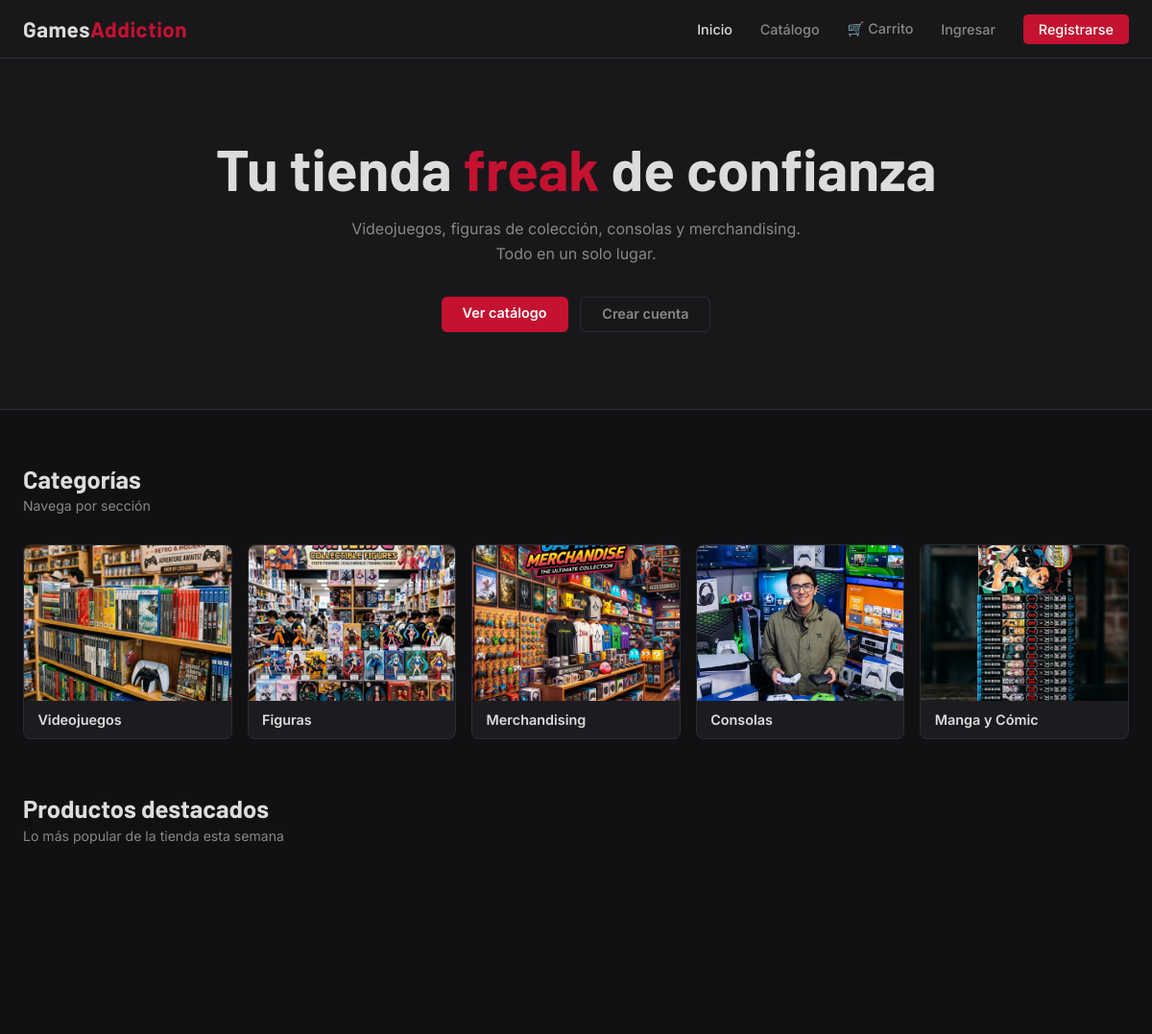
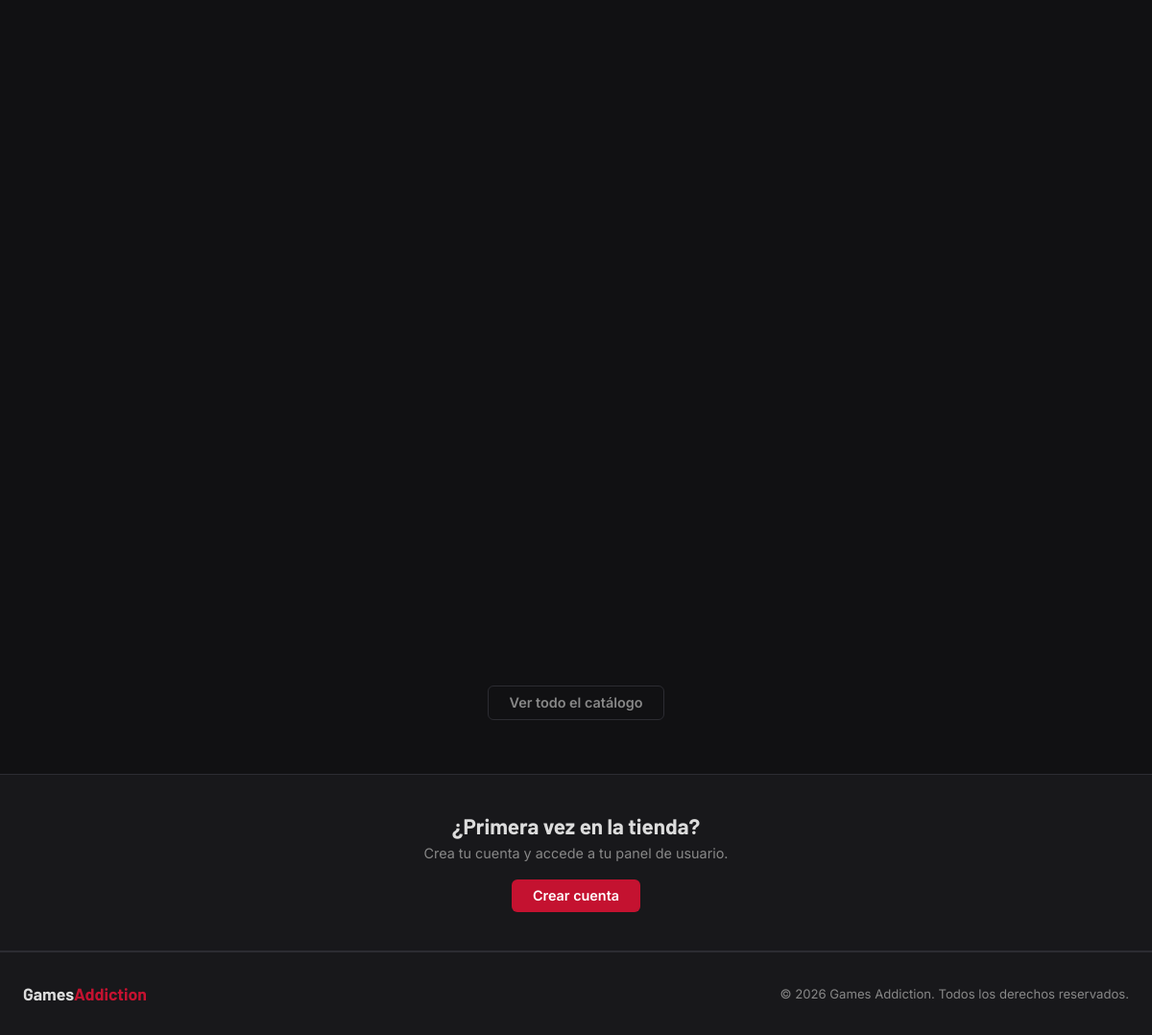
The page / on the database its author committed (2 pictures, top to bottom).
### tienda/models.py (models this page shows, shortened)
class Categoria(models.Model):
    nombre = models.CharField(max_length=100)
    descripcion = models.TextField(blank=True)
    imagen = models.ImageField(upload_to='categorias/', blank=True, null=True)
    class Meta:
        verbose_name = 'Categoría'
        verbose_name_plural = 'Categorías'
    @property
    def imagen_url(self):
        if self.imagen:
            try:
                return self.imagen.url
            except ValueError:
                return f'/static/img/{self.imagen.name}'
        return '/static/img/cat_videojuegos.png'

### tienda/views.py (the view)
# urls.py: path('', views.inicio, name='inicio'),
def inicio(request):
    destacados = Producto.objects.filter(destacado=True)[:6]
    categorias = Categoria.objects.all()
    return render(request, 'tienda/inicio.html', {
        'destacados': destacados,
        'categorias': categorias,
    })

### tienda/context_processors.py (called while the page is built)
def carrito(request):
    total_items = 0
    carrito_session = request.session.get('carrito', {})
    for qty in carrito_session.values():
        try:
            total_items += int(qty)
        except ValueError:
            pass
    return {'carrito_cantidad': total_items}

### tienda/models.py (called while the page is built)
    def disponible(self):
        return self.stock > 0

    @property
    def imagen_url(self):
        if self.imagen:
            try:
                return self.imagen.url
            except ValueError:
                return f'/static/img/{self.imagen.name}'
        return '/static/img/prod_zelda.png'

### tienda/templates/tienda/inicio.html (shortened to what this page needs)
{% extends 'tienda/base.html' %}
{% load static %}
{% block contenido %}
<section class="hero">
  <h1 class="hero-titulo">Tu tienda <span class="acento">freak</span> de confianza</h1>
  <p class="hero-sub">Videojuegos, figuras de colección, consolas y merchandising. Todo en un solo lugar.</p>
  <div class="hero-btns">
    <a href="{% url 'catalogo' %}" class="btn btn-primary">Ver catálogo</a>
    {% if not user.is_authenticated %}
      <a href="{% url 'registro' %}" class="btn btn-outline">Crear cuenta</a>
    {% endif %}
  </div>
</section>
{% if categorias %}
<section class="seccion">
  <h2 class="seccion-titulo">Categorías</h2>
  <p class="seccion-sub">Navega por sección</p>
  <div class="grid-categorias">
    {% for cat in categorias %}
    <a href="{% url 'catalogo' %}?categoria={{ cat.id }}" class="card-categoria-btn">
      <img src="{{ cat.imagen_url }}" alt="{{ cat.nombre }}" class="cat-img">
      <div class="cat-nombre">{{ cat.nombre }}</div>
    </a>
    {% endfor %}
  </div>
</section>
{% endif %}
<section class="seccion" style="padding-top:0;">
  <h2 class="seccion-titulo">Productos destacados</h2>
  <p class="seccion-sub">Lo más popular de la tienda esta semana</p>
  {% if destacados %}
  <div class="grid-productos">
    {% for producto in destacados %}
    <a href="{% url 'detalle_producto' producto.pk %}" style="text-decoration:none; color:inherit;">
    </a>
    {% endfor %}
  </div>
  <div style="text-align:center; margin-top:2rem;">
    <a href="{% url 'catalogo' %}" class="btn btn-outline">Ver todo el catálogo</a>
  </div>
  {% else %}
  <div class="vacio"><p>Próximamente habrá productos disponibles.</p></div>
  {% endif %}
</section>
<div class="divider-banner">
  <h2>¿Primera vez en la tienda?</h2>
  <p>Crea tu cuenta y accede a tu panel de usuario.</p>
  {% if not user.is_authenticated %}
    <a href="{% url 'registro' %}" class="btn btn-primary">Crear cuenta</a>
  {% else %}
    <a href="{% url 'perfil' %}" class="btn btn-primary">Ver mi perfil</a>
  {% endif %}
</div>
{% endblock %}

### static/css/style.css (style rules this page uses)
:root { --bg: #111113; --bg2: #18181b; --bg3: #212126; --acento: #c41230; --acento2: #a50e28; --texto: #dcdcdc; --texto2: #888; --borde: #2c2c32; --card: #1c1c20; --radius: 8px; --sombra: 0 2px 16px rgba(0,0,0,0.5); }
*, *::before, *::after { box-sizing: border-box; margin: 0; padding: 0; }
html { scroll-behavior: smooth; }
body { font-family: 'Inter', sans-serif; background: var(--bg); color: var(--texto); min-height: 100vh; display: flex; flex-direction: column; font-size: 15px; }
a { color: var(--acento); text-decoration: none; transition: color 0.2s; }
img { max-width: 100%; display: block; }
.hero { background: var(--bg2); border-bottom: 1px solid var(--borde); padding: 5rem 1.5rem; text-align: center; }
.hero-titulo { font-family: 'Barlow', sans-serif; font-size: clamp(2rem, 5vw, 3.8rem); font-weight: 700; line-height: 1.15; margin-bottom: 1rem; color: var(--texto); }
.hero-titulo .acento { color: var(--acento); }
.hero-sub { color: var(--texto2); font-size: 1rem; max-width: 480px; margin: 0 auto 2rem; line-height: 1.6; }
.hero-btns { display: flex; gap: 0.8rem; justify-content: center; flex-wrap: wrap; }
.btn { display: inline-block; padding: 10px 22px; border-radius: 6px; font-weight: 600; font-size: 0.9rem; cursor: pointer; border: none; transition: all 0.2s; font-family: inherit; line-height: 1; }
.btn-primary { background: var(--acento); color: #fff; }
.btn-outline { border: 1px solid var(--borde); color: var(--texto2); background: transparent; }
.seccion { padding: 3.5rem 1.5rem; max-width: 1200px; margin: 0 auto; }
.seccion-titulo { font-family: 'Barlow', sans-serif; font-size: 1.6rem; font-weight: 700; margin-bottom: 0.3rem; color: var(--texto); }
.seccion-sub { color: var(--texto2); font-size: 0.88rem; margin-bottom: 2rem; }
.grid-categorias { display: grid; grid-template-columns: repeat(auto-fill, minmax(180px, 1fr)); gap: 1rem; }
.card-categoria-btn { background: var(--card); border: 1px solid var(--borde); border-radius: var(--radius); overflow: hidden; display: block; color: var(--texto); transition: border-color 0.2s, transform 0.2s; }
.cat-img { width: 100%; aspect-ratio: 4/3; object-fit: cover; display: block; }
.cat-nombre { padding: 0.7rem 0.9rem; font-weight: 600; font-size: 0.9rem; }
.grid-productos { display: grid; grid-template-columns: repeat(auto-fill, minmax(220px, 1fr)); gap: 1.2rem; }
.divider-banner { background: var(--bg2); border-top: 1px solid var(--borde); border-bottom: 1px solid var(--borde); padding: 2.5rem 1.5rem; text-align: center; }
.divider-banner h2 { font-family: 'Barlow', sans-serif; font-size: 1.4rem; font-weight: 700; margin-bottom: 0.4rem; }
.divider-banner p { color: var(--texto2); font-size: 0.9rem; margin-bottom: 1.2rem; }

### rows shown on the page
Categoria: imagen_url (picture), nombre "Videojuegos"
Categoria: imagen_url (picture), nombre "Figuras"
Categoria: imagen_url (picture), nombre "Merchandising"
Categoria: imagen_url (picture), nombre "Consolas"
Categoria: imagen_url (picture), nombre "Manga y Cómic"
